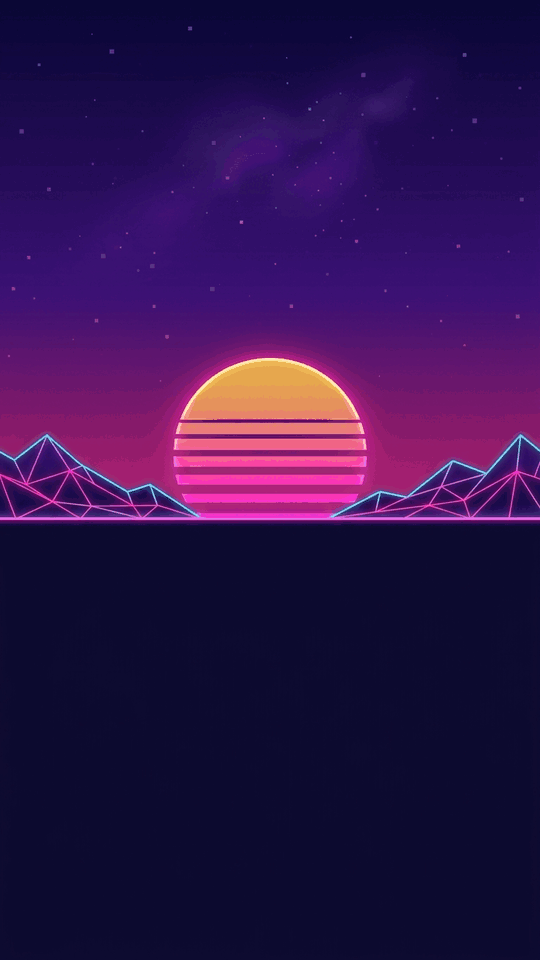
#> input picture skills/maimbrain-game/kits/shooter/assets/backdrop.png, 540 x 960 px
$ python quantize.py ../assets/backdrop.png 3
#> lines starting #> are read from the running program, lines starting #| are printed output that depends on the picture
#!/usr/bin/env python3
"""Quantizes a PNG in place to an 8-bit palette with alpha (256 colors,
Floyd-Steinberg dither): the sprite atlas drops from ~290 KB to ~65 KB with
no visible change on a phone. Used by tools/regen.sh after `mb art atlas`.

    python3 tools/quantize.py assets/sprites.png [colors]

Needs Pillow (pip install pillow).
"""

import os
import sys

from PIL import Image


def main() -> int:
    path = sys.argv[1]
    colors = int(sys.argv[2]) if len(sys.argv) > 2 else 256
    before = os.path.getsize(path)
    im = Image.open(path).convert("RGBA")
    q = im.quantize(colors, method=Image.Quantize.FASTOCTREE, dither=Image.Dither.FLOYDSTEINBERG)
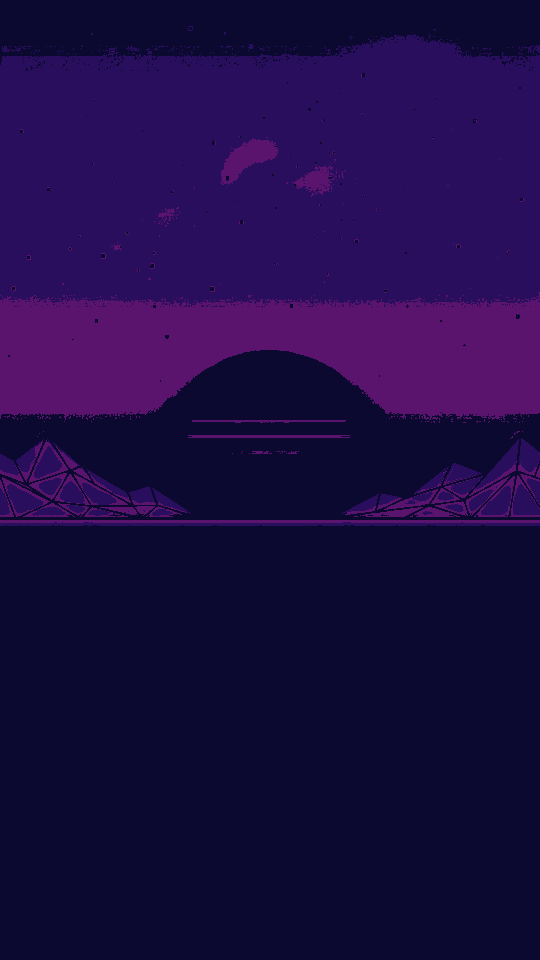
#> q: PIL image 540x960 P; mean R, G, B 29.1, 11.7, 67.5
    q.save(path, optimize=True)
    print(f"{path}: {before // 1024} KB -> {os.path.getsize(path) // 1024} KB ({colors} colors)")
    return 0


if __name__ == "__main__":
    sys.exit(main())
#> (the program exits here)
